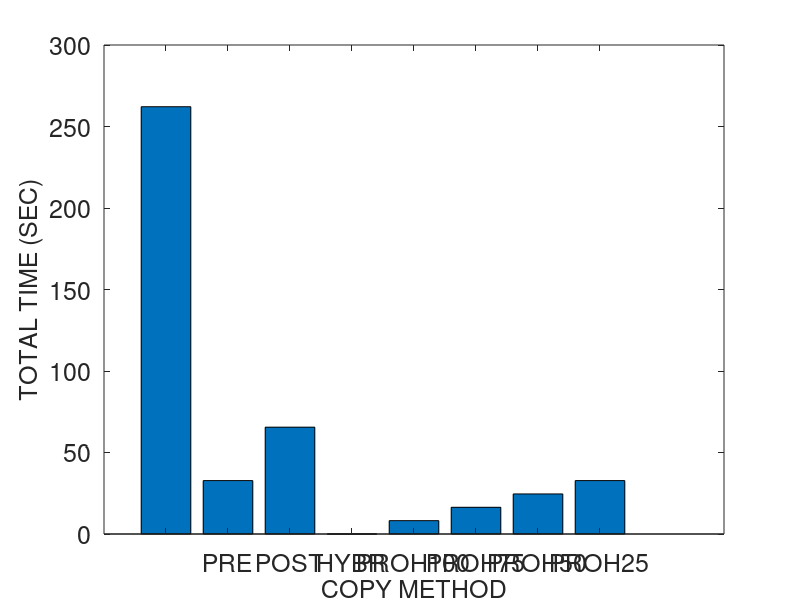
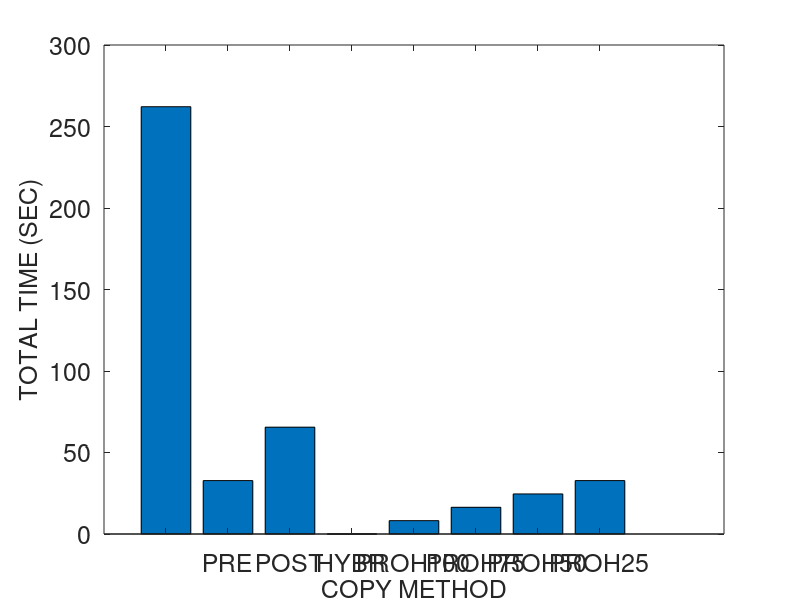
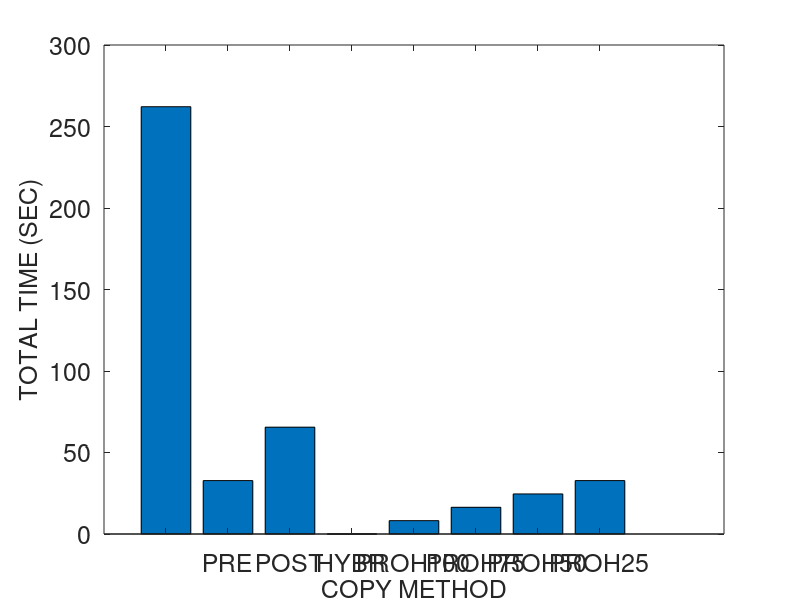
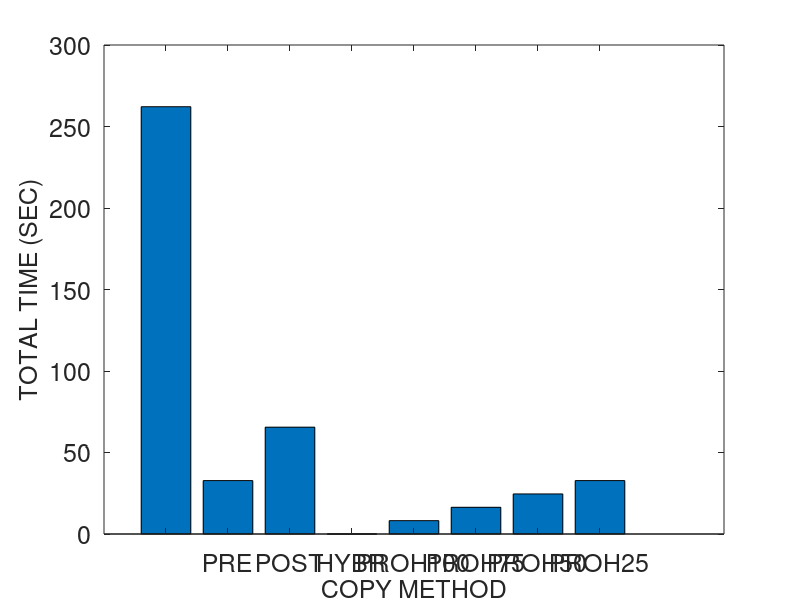

Write MATLAB code to recreate these figures, in order.
% basic hybrid copy migration
	global wss numpages readrate dirtyrate pagesize b scinfo
	global totaltime downtime totaldata

% memory size in MB
r = 4096
r *= 1024 % convert to KB

% page dirty rate in percent (%): against to total memory pages
readrate = 0
prefix = strcat ("M4G_R", num2str(readrate))
readrate /= 100

dirtyrate = 100 
prefix = strcat (prefix, "_W", num2str(dirtyrate))
dirtyrate /= 100

% prediction accuracy 0 through 1
acc = 1

pagesize = 4 % in KB
numpages = r / pagesize

% delta compression rate
comp = 0.5 

% amount of CPU and device states in KB 
scinfo = 100

% working set size in number of pages
wss = numpages * 0.25

% 0: zero, 1: read, 2: dirtied, 3: inactive data
mem = zeros(1, numpages);

run = 1

%prefix = strcat (prefix, "_acc", num2str(acc), "_r", num2str(run))

% bandwidth in gbps
b = 1000 
b = b * 1024/8 % convert to KB

%fontsize = 10
fontsize = 18
%fontsize = 20

totaltime = 0;
downtime = 0;
totaldata = 0;

A = zeros(8, 3);

%%%%%%%%%%%%%%%%%%%%%%%%%%%%%%
% precopy migration
%%%%%%%%%%%%%%%%%%%%%%%%%%%%%%
fprintf('\n')
disp('==================== Precopy migration ====================')
% iterations
present = numpages * pagesize
iter = 0
while present > 50 && iter < 29 && totaldata < 4*r
	pretime = present / b
	totaltime += pretime
	totaldata += present
	present = numpages * pagesize * dirtyrate 
	%dirts = wss * dirtyrate
	iter += 1
end

% stop-and-copy phase
% stop conditions: 29 iterations, 50 pages, 4 memory size sent
scsent = scinfo + present * pagesize
downtime = scsent / b
totaltime += downtime
totaldata += scsent

% network fault rate
NFR = 0

A (1, 1) = totaltime;
A (1, 2) = downtime;
A (1, 3) = totaldata;

%%%%%%%%%%%%%%%%%%%%%%%%%%%%%%
% postcopy migration
%%%%%%%%%%%%%%%%%%%%%%%%%%%%%%
fprintf('\n')
disp('===================== Postcopy migration ======================')
totaltime = 0;
downtime = 0;
totaldata = 0;

% stop-and-copy phase
scsent = scinfo
downtime = scsent / b
totaltime += downtime
totaldata += scsent

% prepaging (bubbling) and on-demand paging
postsent = r
posttime = postsent/b
totaltime += posttime
totaldata += postsent
% network fault rate
NFR = 0.2

A (2, 1) = totaltime;
A (2, 2) = downtime;
A (2, 3) = totaldata;

%%%%%%%%%%%%%%%%%%%%%%%%%%%%%%
% hybrid copy migration
%%%%%%%%%%%%%%%%%%%%%%%%%%%%%%
fprintf('\n')
disp('==================== Hybrid copy migration ====================')
totaltime = 0;
downtime = 0;
totaldata = 0;

% precopy phase: single iteration
present = r
pretime = present / b
totaltime += pretime
totaldata += present

% stop-and-copy phase
bitmapsize = 500 % KB
scsent = scinfo + bitmapsize
downtime = scsent / b
totaltime += downtime
totaldata += scsent

% postcopy phase: prepaging (bubbling) and on-demand paging
%dirts = wss * dirtyrate
dirts = numpages * dirtyrate
postsent = dirts * pagesize
posttime = postsent/b
totaltime += posttime
totaldata += postsent
% network fault rate
NFR = 0.2

A (3, 1) = totaltime;
A (3, 2) = downtime;
A (3, 3) = totaldata;

%%%%%%%%%%%%%%%%%%%%%%%%%%%%%%
% proactive hybrid copy migration
%%%%%%%%%%%%%%%%%%%%%%%%%%%%%%
%disp(char(10))
fprintf('\n')
disp('=============== Proactive hybrid copy migration ================')

function [tt, dt, td] = prohybrid(acc)
	global wss numpages readrate dirtyrate pagesize b scinfo
	global totaltime downtime totaldata

	totaltime = 0;
	downtime = 0;
	totaldata = 0;

% precopy phase
% LRU, PFR

% scan the dirtied pages
% for dirtied pages
% 	mark dirtied (1)
% 	mem(random (1, wss * 0.1))	
%randperm(int64(wss * 0.1));
% for read pages
% 	mark read (2)
% 	mem (random (wss * 0.1, wss * 0.2))

% for pages
% 	predict read/write

% send the pages most likely to be read and least likely to be dirtied
% do not send the pages most likely to be dirtied
% construct queue with the order of p1/p2
%reads = numpages * 0.4 
% total read rate = wss * read_rate = 0.25 * 0.16 = 0.04 (4%)
%read_rate = 0.16
%read_rate = 0.04 % 4% of total memory
% total write rate = wss * write_rate = 0.25 * 0.16 = 0.04 (4%)
%write_rate = 0.16
%write_rate = 0.04 % 4% of total memory
% simple case: readonly pages (RO) - zero dirtied pages 
%RO = 0.3
	pred_pages = numpages * readrate * acc

% LRU
% for LRU queue
% 	mark sent
%	insert the pages into cache and perform delta compression

	present = pred_pages * pagesize
	pretime = present/b
	totaltime += pretime
	totaldata += present

	% stop-and-copy phase
	% send the CPU and device states
	bitmapsize = 500 % KB
	scsent = scinfo + bitmapsize
	downtime = scsent/b
	totaltime += downtime
	totaldata += scsent

	% postcopy phase
	postsent = (numpages - pred_pages) * pagesize

	% exclude the predicted dirtied pages 
	pred_dirts = numpages * dirtyrate * acc
	postsent = (numpages - pred_pages - pred_dirts) * pagesize
	posttime = postsent/b
	totaltime += posttime
	totaldata += postsent
end

% network fault rate
NFR = 0.2

prohybrid(acc)
A (4, 1) = totaltime;
A (4, 2) = downtime;
A (4, 3) = totaldata;

acc = 0.75
prohybrid(acc);
A (5, 1) = totaltime;
A (5, 2) = downtime;
A (5, 3) = totaldata;

acc = 0.5
prohybrid(acc);
A (6, 1) = totaltime;
A (6, 2) = downtime;
A (6, 3) = totaldata;

acc = 0.25
prohybrid(acc);
A (7, 1) = totaltime;
A (7, 2) = downtime;
A (7, 3) = totaldata;

acc = 0
prohybrid(acc);
A (8, 1) = totaltime;
A (8, 2) = downtime;
A (8, 3) = totaldata

%%%%%%%%%%%%%%%%%%%%%%%%%%%%%%%%%%%%%%%%%%%%%%%%%%%%%%%
%                     plotting
% precopy
% postcopy
% hybrid
% pro-hybrid
%%%%%%%%%%%%%%%%%%%%%%%%%%%%%%%%%%%%%%%%%%%%%%%%%%%%%%%

%prefix = "M4G_R14W14_acc100_r1"
%prefix = strcat ("M4G_R", readrate, "W", dirtyrate, "acc", acc, "r", run)
%prefix = strcat (prefix, "W")
%prefix = strcat (prefix, dirtyrate)

dlmwrite (prefix, A, ' ')

%%%%%%%%%%%%%%%%%%%% total time %%%%%%%%%%%%%%%%%%%%%%
figure;
output = strcat(prefix, ".tt");
%output = prefix
%x = ['PRECOPY', 'POSTCOPY', 'HYBRID', 'PRO-HYBRID'];
x = {'', 'PRE', 'POST', 'HYBR', 'PROH100', 'PROH75', 'PROH50', 'PROH25', 'PROH0'};
%x = 1:1:length(A);
%plot(x, A(:,2)/1000000, x, A(:,3)/1000000, '-.*');
%plot(A(:,2));

%xtics = 1:4:16
%bar(xtics, A(:,1))
bar(A(:,1))
set(gca, 'XTick', 1:8, 'XTickLabel', x, 'FontSize', fontsize)
xlabel('COPY METHOD', 'FontSize', fontsize);
ylabel('TOTAL TIME (SEC)', 'FontSize', fontsize);
%legend('PRECOPY', 'POSTCOPY', 'HYBRID', 'PRO-HYBRID');
%bar(x, A(:,1))

saveas (1, strcat(output, ".png"));
saveas (1, strcat(output, ".eps"));
saveas (1, strcat(output, ".emf"));

%%%%%%%%%%%%%%%%%%%% downtime %%%%%%%%%%%%%%%%%%%%%%
figure;
output = strcat(prefix, ".dt");

bar(A(:,2))
set(gca, 'XTickLabel', x, 'FontSize', fontsize)
xlabel('COPY METHOD', 'FontSize', fontsize);
ylabel('DOWNTIME (SEC)', 'FontSize', fontsize);

saveas (1, strcat(output, ".png"));
saveas (1, strcat(output, ".eps"));
saveas (1, strcat(output, ".emf"));

%%%%%%%%%%%%%%%%%%%% total data %%%%%%%%%%%%%%%%%%%%%%
figure;
output = strcat(prefix, ".td");

bar(A(:,3))
set(gca, 'XTickLabel', x, 'FontSize', fontsize)
xlabel('COPY METHOD', 'FontSize', fontsize);
ylabel('TOTAL DATA TRANSFERRED (KB)', 'FontSize', fontsize);

saveas (1, strcat(output, ".png"));
saveas (1, strcat(output, ".eps"));
saveas (1, strcat(output, ".emf"));
